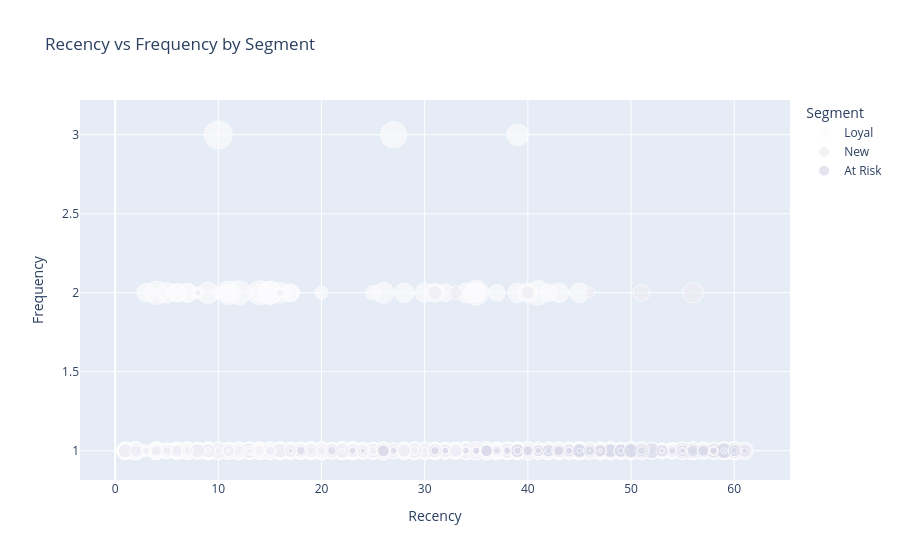

The notebook cell this image was saved under:
### Code cell
fig = px.scatter(rfm, x='Recency', y='Frequency', color='Segment',
                 size='Monetary', hover_data=['CustomerID'],
                 title='Recency vs Frequency by Segment',
                 color_discrete_sequence=px.colors.sequential.Purples)
fig.show()

### Figure 1 — Plotly figure (JSON) as saved in the notebook; plotly's stock layout.template omitted (floating-point values rounded to 4 significant figures; data arrays with more than 128 entries replaced by an {"elided": "..."} marker saying what was removed)
{"data": [{"customdata": {"elided": "160x1 int values"}, "hovertemplate": "Segment=Loyal<br>Recency=%{x}<br>Frequency=%{y}<br>Monetary=%{marker.size}<br>CustomerID=%{customdata[0]}<extra></extra>", "legendgroup": "Loyal", "marker": {"color": "rgb(252,251,253)", "size": {"elided": "160 float values"}, "sizemode": "area", "sizeref": 5.949, "symbol": "circle"}, "mode": "markers", "name": "Loyal", "orientation": "v", "showlegend": true, "type": "scatter", "x": {"elided": "160 int values"}, "xaxis": "x", "y": {"elided": "160 int values"}, "yaxis": "y"}, {"customdata": {"elided": "634x1 int values"}, "hovertemplate": "Segment=New<br>Recency=%{x}<br>Frequency=%{y}<br>Monetary=%{marker.size}<br>CustomerID=%{customdata[0]}<extra></extra>", "legendgroup": "New", "marker": {"color": "rgb(239,237,245)", "size": {"elided": "634 float values"}, "sizemode": "area", "sizeref": 5.949, "symbol": "circle"}, "mode": "markers", "name": "New", "orientation": "v", "showlegend": true, "type": "scatter", "x": {"elided": "634 int values"}, "xaxis": "x", "y": {"elided": "634 int values"}, "yaxis": "y"}, {"customdata": {"elided": "152x1 int values"}, "hovertemplate": "Segment=At Risk<br>Recency=%{x}<br>Frequency=%{y}<br>Monetary=%{marker.size}<br>CustomerID=%{customdata[0]}<extra></extra>", "legendgroup": "At Risk", "marker": {"color": "rgb(218,218,235)", "size": {"elided": "152 float values"}, "sizemode": "area", "sizeref": 5.949, "symbol": "circle"}, "mode": "markers", "name": "At Risk", "orientation": "v", "showlegend": true, "type": "scatter", "x": {"elided": "152 int values"}, "xaxis": "x", "y": {"elided": "152 int values"}, "yaxis": "y"}], "layout": {"legend": {"itemsizing": "constant", "title": {"text": "Segment"}, "tracegroupgap": 0}, "title": {"text": "Recency vs Frequency by Segment"}, "xaxis": {"anchor": "y", "domain": [0, 1], "title": {"text": "Recency"}}, "yaxis": {"anchor": "x", "domain": [0, 1], "title": {"text": "Frequency"}}}}
